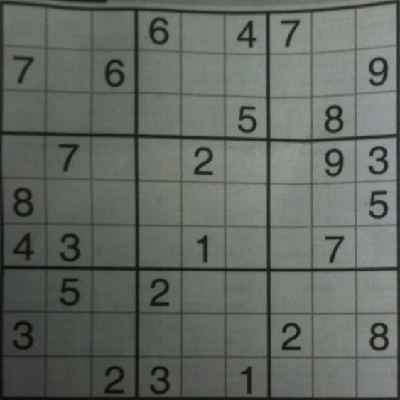
#> input picture OpenCV/3 Image Processing in OpenCV/13 - Hough Line Transform/suduko.png, 400 x 400 px
$ python hough_line_transform.py
#> lines starting #> are read from the running program, lines starting #| are printed output that depends on the picture; after the words box and inside, x2 and y2 are one past the last pixel; in counts of white or black regions, pixels touching at a corner belong together
import cv2 as cv
import numpy as np

img = cv.imread(cv.samples.findFile('suduko.png')) # su3.png sduko2.jpg
#> img is the input picture: shape (400, 400, 3); mean B, G, R 98.2, 104.3, 99
gray = cv.cvtColor(img,cv.COLOR_BGR2GRAY)
edges = cv.Canny(gray,50,150,apertureSize = 3)
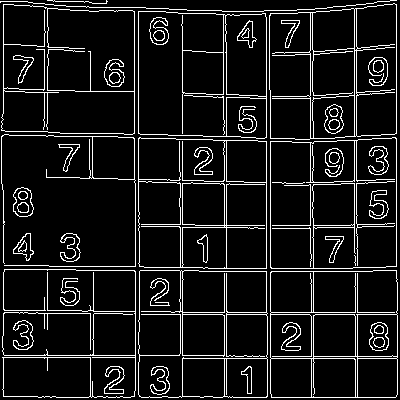
#> edges: shape (400, 400); 9.7% white in thin lines or dots

# this seems like it only gets the really straight lines. it doesn't if it curves a bit.
lines = cv.HoughLines(edges,1,np.pi/180,200) # param 4 is the threshhold. reduce to get more lines
#> lines = 18 rows, first 8: [182, 0], [226, 0], [270, 0], [266, 0], [3, 0], [396, 0], [397, 1.57], [138, 0]
for line in lines:
    rho,theta = line[0]
    a = np.cos(theta)
    b = np.sin(theta)
    x0 = a*rho
    y0 = b*rho
    x1 = int(x0 + 1000*(-b))
    y1 = int(y0 + 1000*(a))
    x2 = int(x0 - 1000*(-b))
    y2 = int(y0 - 1000*(a))

    cv.line(img,(x1,y1),(x2,y2),(0,0,255),2) # thickness is 2 but when its one you can see lines on both sides of a line.
#> this loop made 18 passes
#> (rho, theta, a, b, x0, y0, x1, y1) on passes 1 to 12: (182, 0, 1, 0, 182, 0, 182, 1000), (226, 0, 1, 0, 226, 0, 226, 1000), (270, 0, 1, 0, 270, 0, 270, 1000), (266, 0, 1, 0, 266, 0, 266, 1000), (3, 0, 1, 0, 3, 0, 3, 1000), (396, 0, 1, 0, 396, 0, 396, 1000), (397, 1.57, -4.37e-08, 1, -1.74e-05, 397, -1000, 396), (138, 0, 1, 0, 138, 0, 138, 1000), (314, 1.57, -4.37e-08, 1, -1.37e-05, 314, -1000, 313), (310, 0, 1, 0, 310, 0, 310, 1000), (354, 0, 1, 0, 354, 0, 354, 1000), (313, 0, 1, 0, 313, 0, 313, 1000)
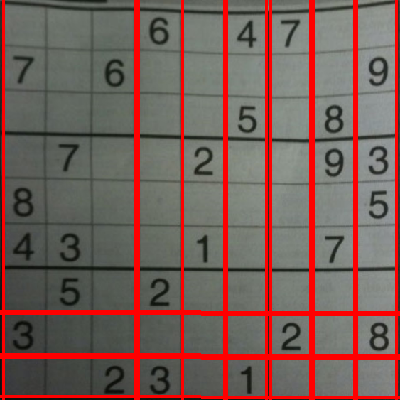
#> img: shape (400, 400, 3); 12.43% of pixels changed, all inside (x1, y1, x2, y2) = (0, 0, 400, 400)

cv.imshow('hough_lines', img)
k = cv.waitKey(0)
#> (key Esc is pressed here)

$ run again, with OpenCV/3 Image Processing in OpenCV/13 - Hough Line Transform/su3.png copied over OpenCV/3 Image Processing in OpenCV/13 - Hough Line Transform/suduko.png
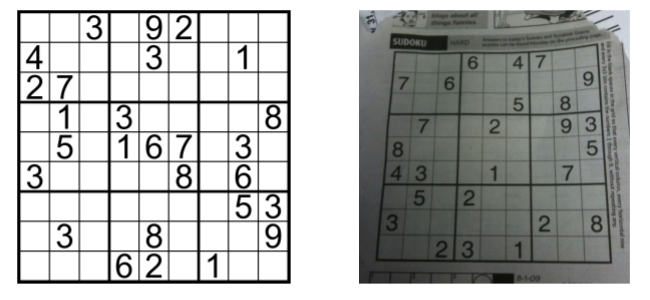
#> input picture OpenCV/3 Image Processing in OpenCV/13 - Hough Line Transform/su3.png, 650 x 300 px
#> img is the input picture: shape (300, 650, 3); mean B, G, R 177.9, 179.5, 178.1
#> `edges = cv.Canny(gray,50,150,apertureSize = 3)`:
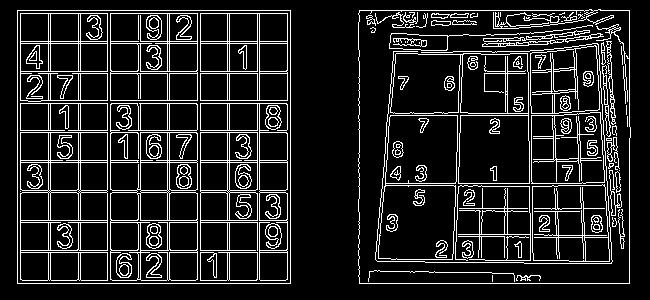
#> edges: shape (300, 650); 12.8% white in thin lines or dots, all inside (x1, y1, x2, y2) = (17, 9, 631, 284)
#> lines = 46 rows, first 8: [283, 1.57], [10, 1.57], [41, 1.57], [71, 1.57], [43, 1.57], [13, 1.57], [73, 1.57], [160, 1.57]
#> the loop `for line in lines:` made 46 passes
#> (rho, theta, a, b, x0, y0, x1, y1) on passes 1 to 8: (283, 1.57, -4.37e-08, 1, -1.24e-05, 283, -1000, 282), (10, 1.57, -4.37e-08, 1, -4.37e-07, 10, -1000, 9), (41, 1.57, -4.37e-08, 1, -1.79e-06, 41, -1000, 40), (71, 1.57, -4.37e-08, 1, -3.1e-06, 71, -1000, 70), (43, 1.57, -4.37e-08, 1, -1.88e-06, 43, -1000, 42), (13, 1.57, -4.37e-08, 1, -5.68e-07, 13, -1000, 12), (73, 1.57, -4.37e-08, 1, -3.19e-06, 73, -1000, 72), (160, 1.57, -4.37e-08, 1, -6.99e-06, 160, -1000, 159)
#> after the loop `for line in lines:`:
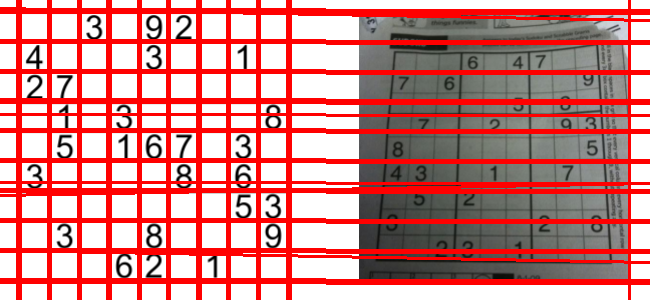
#> img: shape (300, 650, 3); mean B, G, R 133, 134.2, 205.6

$ run again, with OpenCV/3 Image Processing in OpenCV/13 - Hough Line Transform/sduko2.jpg saved as OpenCV/3 Image Processing in OpenCV/13 - Hough Line Transform/suduko.png
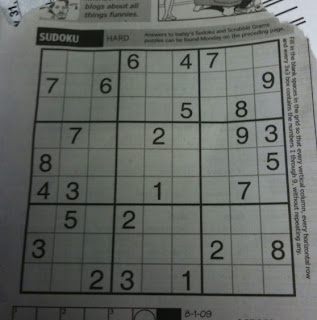
#> input picture OpenCV/3 Image Processing in OpenCV/13 - Hough Line Transform/sduko2.jpg, 317 x 320 px
#> img is the input picture: shape (320, 317, 3); mean B, G, R 99.5, 104, 100
#> `edges = cv.Canny(gray,50,150,apertureSize = 3)`:
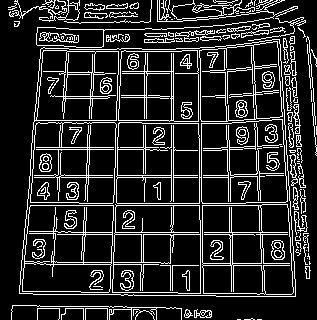
#> edges: shape (320, 317); 15.6% white in thin lines or dots
#> lines = [[205, 1.57], [234, 1.57], [232, 1.57], [120, 0.0349], [175, 1.57], [177, 1.57], [173, 0]]
#> the loop `for line in lines:` made 7 passes
#> (rho, theta, a, b, x0, y0, x1, y1) on passes 1 to 7: (205, 1.57, -4.37e-08, 1, -8.96e-06, 205, -1000, 204), (234, 1.57, -4.37e-08, 1, -1.02e-05, 234, -1000, 233), (232, 1.57, -4.37e-08, 1, -1.01e-05, 232, -1000, 231), (120, 0.0349, 0.999, 0.0349, 119.9, 4.19, 85, 1003), (175, 1.57, -4.37e-08, 1, -7.65e-06, 175, -1000, 174), (177, 1.57, -4.37e-08, 1, -7.74e-06, 177, -1000, 176), (173, 0, 1, 0, 173, 0, 173, 1000)
#> after the loop `for line in lines:`:
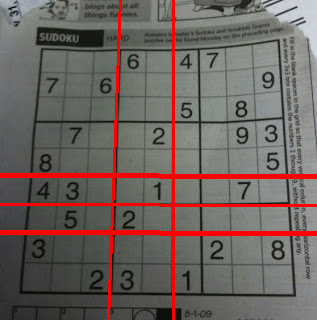
#> img: shape (320, 317, 3); 5.88% of pixels changed, all inside (x1, y1, x2, y2) = (0, 0, 317, 320)
